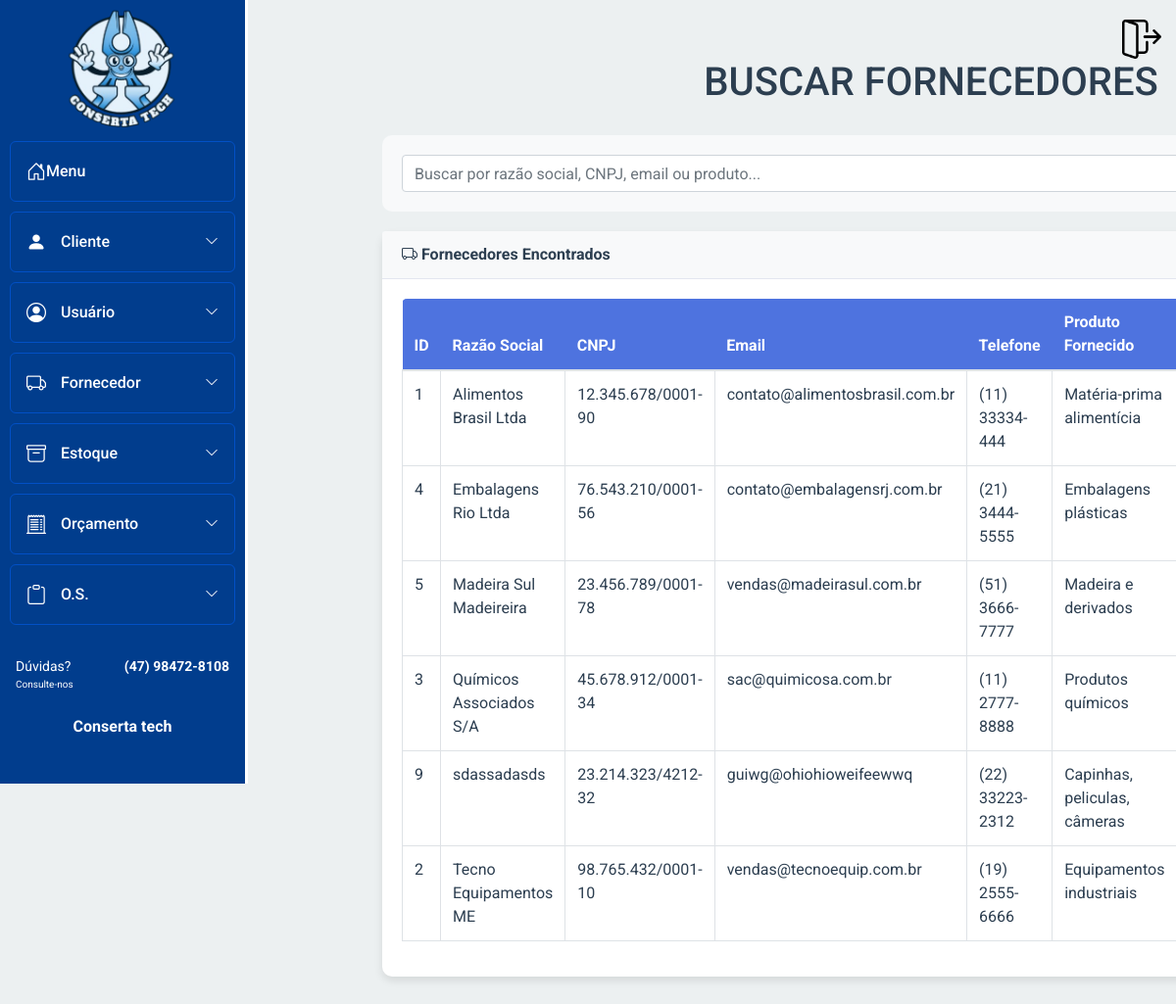
Screenshot of /sa_mod_bd/Fornecedor/buscar_fornecedor.php (signed in) with the database file from the repository.
### tables this page shows
CREATE TABLE IF NOT EXISTS `fornecedor` (
  `id_fornecedor` int NOT NULL AUTO_INCREMENT,
  `id_usuario` int NOT NULL,
  `email` varchar(100) DEFAULT NULL,
  `razao_social` varchar(50) NOT NULL,
  `cnpj` varchar(20) DEFAULT NULL,
  `data_fundacao` date DEFAULT NULL,
  `produto_fornecido` varchar(100) DEFAULT NULL,
  `data_cad` date DEFAULT NULL,
  `cep` varchar(10) DEFAULT NULL,
  `logradouro` varchar(80) DEFAULT NULL,
  `tipo` varchar(20) DEFAULT NULL,
  `complemento` varchar(15) DEFAULT NULL,
  `numero` int DEFAULT NULL,
  `cidade` varchar(30) DEFAULT NULL,
  `uf` varchar(2) DEFAULT NULL,
  `bairro` varchar(20) DEFAULT NULL,
  `telefone` varchar(18) DEFAULT NULL,
  `observacoes` varchar(255) DEFAULT NULL,
  `inativo` tinyint DEFAULT '0',
  PRIMARY KEY (`id_fornecedor`),
  UNIQUE KEY `email` (`email`),
  UNIQUE KEY `cnpj` (`cnpj`)
);

### sa_mod_bd/Fornecedor/buscar_fornecedor.php (the view, shortened to what this page needs)
<?php
require_once '../Conexao/conexao.php';
$search = isset($_GET['search']) ? trim($_GET['search']) : '';
$fornecedores = [];
function safe_html($value) {
    return $value !== null ? htmlspecialchars($value) : '';
}
try {
    $sql = "SELECT * FROM fornecedor WHERE 1=1";
    $sql .= " ORDER BY razao_social ASC";
    $stmt = $pdo->prepare($sql);
    $stmt->execute();
    $fornecedores = $stmt->fetchAll();
} catch (PDOException $e) {
    echo "Erro ao buscar fornecedores: " . $e->getMessage();
}
?>
<!DOCTYPE html>
<html lang="pt-BR">
<head>
    <link rel="stylesheet" href="../bootstrap/css/bootstrap.min.css">
    <link rel="stylesheet" href="https://cdn.jsdelivr.net/npm/bootstrap-icons@1.10.3/font/bootstrap-icons.css" />
    <link rel="stylesheet" href="../Menu_lateral/css-home-bar.css" />
    <link rel="stylesheet" href="https://cdn.jsdelivr.net/npm/notyf@3/notyf.min.css">
     <link rel="stylesheet" href="buscar_fornecedor.css">
</head>
<body>
    <div class="container">
        <h1>BUSCAR FORNECEDORES</h1>
        <?php include("../Menu_lateral/menu.php"); ?>
        <div class="search-section">
            <form method="GET" action="">
                <div class="search-container">
                    <input type="text" name="search" class="form-control search-input"
                           placeholder="Buscar por razão social, CNPJ, email ou produto..."
                           value="<?= safe_html($search) ?>">
                </div>
            </form>
        </div>
        <div class="card">
            <div class="card-header">
                <i class="bi bi-truck"></i> Fornecedores Encontrados
            </div>
            <div class="card-body">
                <div class="table-responsive">
                    <table class="table table-bordered table-hover" width="100%" cellspacing="0">
                        <thead>
                            <tr>
                                <th>ID</th>
                                <th>Razão Social</th>
                                <th>CNPJ</th>
                                <th>Email</th>
                                <th>Telefone</th>
                                <th>Produto Fornecido</th>
                            </tr>
                        </thead>
                        <tbody>
                            <?php if (count($fornecedores) > 0): ?>
                                <?php foreach ($fornecedores as $fornecedor):
                                ?>
                                <tr>
                                    <td><?= safe_html($fornecedor['id_fornecedor']) ?></td>
                                    <td><?= safe_html($fornecedor['razao_social']) ?></td>
                                    <td><?= safe_html($fornecedor['cnpj']) ?></td>
                                    <td><?= safe_html($fornecedor['email']) ?></td>
                                    <td><?= safe_html($fornecedor['telefone']) ?></td>
                                    <td><?= safe_html($fornecedor['produto_fornecido']) ?></td>
                                </tr>
                                <?php endforeach; ?>
                            <?php endif; ?>
                        </tbody>
                    </table>
                </div>
            </div>
        </div>
    </div>
</body>
</html>

### sa_mod_bd/Menu_lateral/css-home-bar.css (style rules this page uses)
* { margin: 0; padding: 0; box-sizing: border-box; font-family: 'Roboto', sans-serif; }
html, body { height: 100%; overflow-x: hidden; }

### sa_mod_bd/Fornecedor/buscar_fornecedor.css (style rules this page uses)
:root { --primary-color: #2c3e50; --secondary-color: #3498db; --background-color: #ecf0f1; --text-color: #2c3e50; --border-color: #bdc3c7; --success-color: #27ae60; --danger-color: #e74c3c; }
* { margin: 0; padding: 0; box-sizing: border-box; font-family: 'Segoe UI', Tahoma, Geneva, Verdana, sans-serif; scrollbar-width: none; }
body { background-color: var(--background-color); color: var(--text-color); padding: 20px; scrollbar-width: none; }
.container { max-width: 1400px; margin: 20px 20px 20px 220px; padding: 20px; transition: margin-left 0.3s ease; margin-left: 350px; }
h1 { margin-bottom: 30px; color: #2c3e50; text-align: center; }
.search-section { background-color: #f8f9fa; padding: 20px; border-radius: 10px; margin-bottom: 20px; }
.card { box-shadow: 0 4px 8px rgba(0,0,0,0.1); margin-bottom: 20px; border: none; border-radius: 10px; }
.card-header { background-color: #f8f9fa; border-bottom: 1px solid #e3e6f0; font-weight: bold; }
.table-responsive { border-radius: 5px; overflow: hidden; }
.table th { background-color: #4e73df; color: white; border: none; }
.search-container { display: flex; gap: 10px; }
.search-input { flex: 1; }
@media (min-width: 768px) { body { overflow-x: hidden; } }

### rows the page displays
fornecedor: id_fornecedor "1", razao_social "Alimentos Brasil Ltda", cnpj "12.345.678/0001-90", email "contato@alimentosbrasil.com.br", telefone "(11) 33334-444", produto_fornecido "Matéria-prima alimentícia"
fornecedor: id_fornecedor "4", razao_social "Embalagens Rio Ltda", cnpj "76.543.210/0001-56", email "contato@embalagensrj.com.br", telefone "(21) 3444-5555", produto_fornecido "Embalagens plásticas"
fornecedor: id_fornecedor "5", razao_social "Madeira Sul Madeireira", cnpj "23.456.789/0001-78", email "vendas@madeirasul.com.br", telefone "(51) 3666-7777", produto_fornecido "Madeira e derivados"
fornecedor: id_fornecedor "3", razao_social "Químicos Associados S/A", cnpj "45.678.912/0001-34", email "sac@quimicosa.com.br", telefone "(11) 2777-8888", produto_fornecido "Produtos químicos"
fornecedor: id_fornecedor "9", razao_social "sdassadasds", cnpj "23.214.323/4212-32", email "guiwg@ohiohioweifeewwq", telefone "(22) 33223-2312", produto_fornecido "Capinhas, peliculas, câmeras"
fornecedor: id_fornecedor "2", razao_social "Tecno Equipamentos ME", cnpj "98.765.432/0001-10", email "vendas@tecnoequip.com.br", telefone "(19) 2555-6666", produto_fornecido "Equipamentos industriais"
